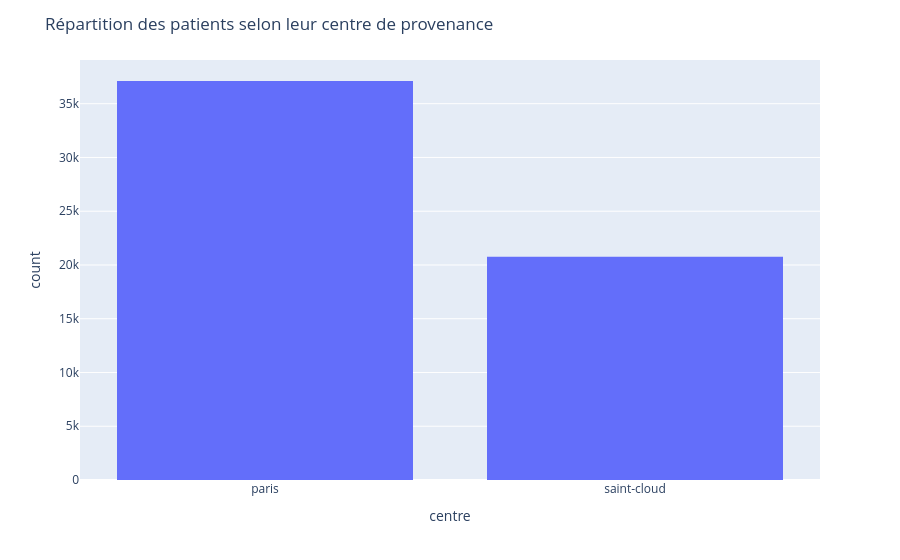

The cell this chart's notebook holds for it:
### Code cell
df_centre = df_clinique.groupby(["centre"]).size()

fig = px.histogram(df_clinique, x="centre").update_xaxes(categoryorder = "total descending")
fig.update_layout(title = "Répartition des patients selon leur centre de provenance")
fig.show()

### Figure 1 — Plotly figure (JSON) as saved in the notebook; plotly's stock layout.template omitted (floating-point values rounded to 4 significant figures; data arrays with more than 128 entries replaced by an {"elided": "..."} marker saying what was removed)
{"data": [{"alignmentgroup": "True", "bingroup": "x", "hovertemplate": "centre=%{x}<br>count=%{y}<extra></extra>", "legendgroup": "", "marker": {"color": "#636efa", "pattern": {"shape": ""}}, "name": "", "offsetgroup": "", "orientation": "v", "showlegend": false, "type": "histogram", "x": {"elided": "57878 str values"}, "xaxis": "x", "yaxis": "y"}], "layout": {"barmode": "relative", "legend": {"tracegroupgap": 0}, "margin": {"t": 60}, "title": {"text": "Répartition des patients selon leur centre de provenance"}, "xaxis": {"anchor": "y", "categoryorder": "total descending", "domain": [0, 1], "title": {"text": "centre"}}, "yaxis": {"anchor": "x", "domain": [0, 1], "title": {"text": "count"}}}}
